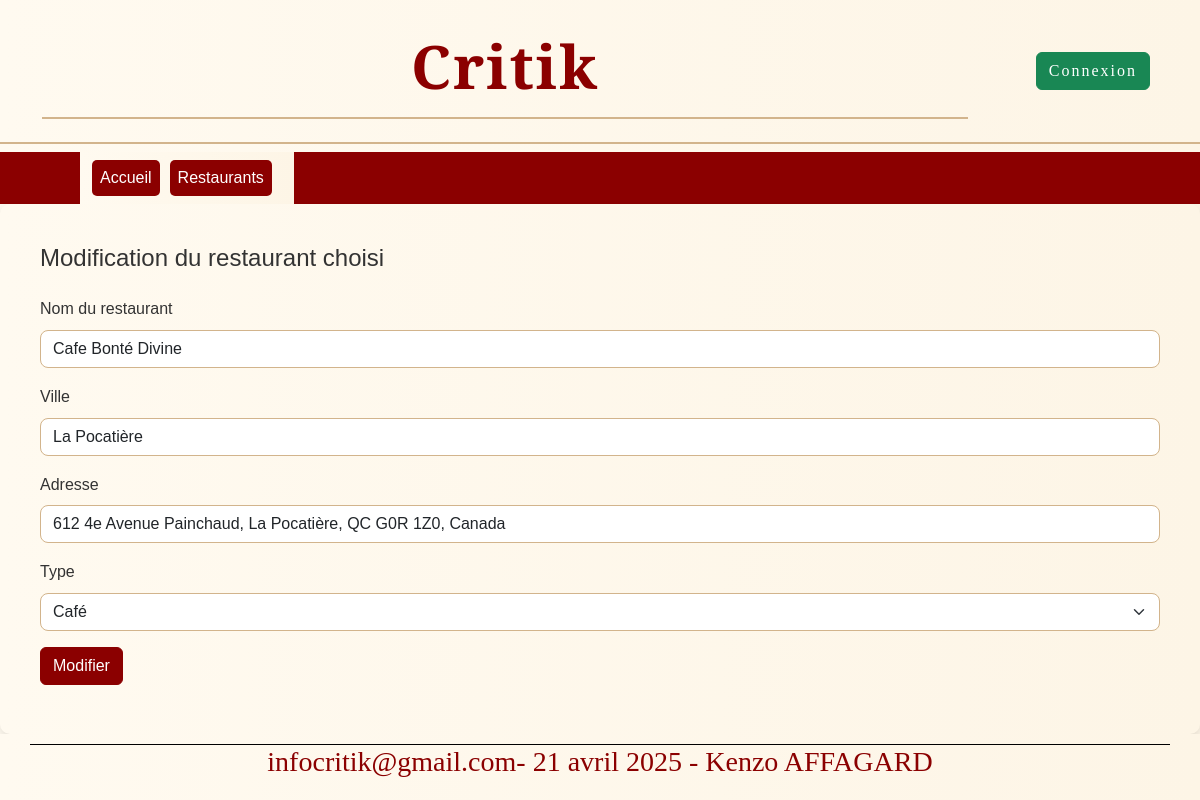
The page /restaurants/modifierRestaurant/31/ on the database its author committed.
### restaurants/models.py (models this page shows, shortened)
class Restaurant(models.Model):
    noRestaurant = models.AutoField(primary_key=True)
    nomRestaurant = models.CharField(max_length=255)
    villeRestaurant = models.CharField(max_length=25)
    imageRestaurant = models.URLField(default='https://example.com/default_image.jpg')
    typeRestaurant = models.ForeignKey(TypeResto, on_delete=models.DO_NOTHING)
    noteRestaurant = models.FloatField(null=True)
    adresseRestaurant = models.CharField(max_length=100, default="Inconnue")

### restaurants/views.py (the view, shortened to what this page needs)
# urls.py: path('modifierRestaurant/<str:pk>/', ModifierRestaurantView.as_view(), name='modifierRestaurant'),
class ModifierRestaurantView(View):
    def get(self, request, pk):
        restaurant = get_object_or_404(Restaurant, pk=pk)
        form = FormulaireModificationRestaurant(instance=restaurant)
        context = {'form': form}
        return render(request, 'modifierRestaurant.html', context)

### restaurants/forms.py
class FormulaireModificationRestaurant(forms.ModelForm):
    class Meta:
        model = Restaurant
        fields = ['nomRestaurant', 'villeRestaurant', 'adresseRestaurant', 'typeRestaurant']
        widgets = {
            'nomRestaurant': forms.TextInput(attrs={'class': 'form-control'}),
            'villeRestaurant': forms.TextInput(attrs={'class': 'form-control'}),
            'adresseRestaurant': forms.TextInput(attrs={'class': 'form-control'}),
            'typeRestaurant': forms.Select(attrs={'class': 'form-control'}),
        }
    def __init__(self, *args, **kwargs):
        super().__init__(*args, **kwargs)
        self.fields['typeRestaurant'].queryset = TypeResto.objects.all()

### restaurants/models.py (called while the page is built)
    def __str__(self):
        return self.nomType

### restaurants/templates/modifierRestaurant.html (shortened to what this page needs)
{% extends 'maitre.html' %}
{% load widget_tweaks %}
{% block formulaireAjout %}
<h4 class="mb-4">Modification du restaurant choisi</h4>
<form method="POST">
    <div class="mb-3">
        <label for="id_nomRestaurant" class="form-label">Nom du restaurant</label>
        {{ form.nomRestaurant|add_class:"form-control" }}
    </div>
    <div class="mb-3">
        <label for="id_villeRestaurant" class="form-label">Ville</label>
        {{ form.villeRestaurant|add_class:"form-control" }}
    </div>
    <div class="mb-3">
        <label for="id_adresseRestaurant" class="form-label">Adresse</label>
        {{ form.adresseRestaurant|add_class:"form-control" }}
    </div>
    <div class="mb-3">
        <label for="id_typeRestaurant" class="form-label">Type</label>
        {{ form.typeRestaurant|add_class:"form-select" }}
    </div>
    <button type="submit" class="btn btn-primary">Modifier</button>
</form>
{% endblock %}

### PIW4/static/css/style.css (style rules this page uses)
body { background: linear-gradient(to right, #fffaf0, #fdf5e6); color: #333333; font-family: 'Arial', sans-serif; line-height: 1.6; margin: 0; padding: 0; display: flex; flex-direction: column; min-height: 100vh; }
.btn-primary { background-color: #8b0000; border-color: #8b0000; color: white; }
textarea.form-control, input.form-control, select.form-control { border-radius: 8px; border: 1px solid #d2b48c; }

### rows shown on the page
Restaurant: nomRestaurant "Cafe Bonté Divine", villeRestaurant "La Pocatière", adresseRestaurant "612 4e Avenue Painchaud, La Pocatière, QC G0R 1Z0, Canada", typeRestaurant "Café"
